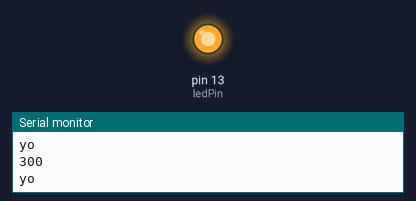
Recording of a sketch running on a simulated Arduino Uno, built with avr-gcc and run on an emulated ATmega328P. Shown: output pins drawn as LEDs (lit = HIGH), the last lines printed to the serial monitor.

Above: at 0.75 s.
At 36.2 s:
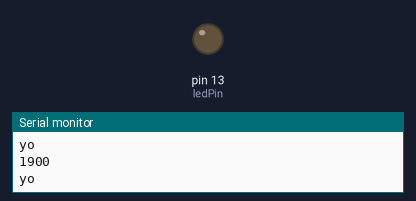
Timing chart, 0 to 39.5 s (numbered marks = the images above):
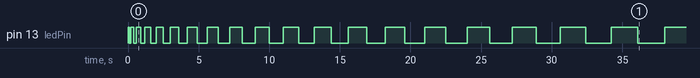

Measured:
- by itself, pin 13 (ledPin): LOW → HIGH at 0.00 s, → LOW 0.10 s later, → HIGH 0.10 s later, → LOW 0.20 s later, … (39 changes in this stretch)

The sketch:

3-03.ino
```cpp
//3-02 sketch
int ledPin = 13;
int delayPeriod = 100;

void setup(){
    pinMode(ledPin, OUTPUT);
    Serial.begin(9600);
    Serial.println("start");

}

void loop(){
    digitalWrite(ledPin, HIGH);
    delay(delayPeriod);
    digitalWrite(ledPin, LOW);
    delay(delayPeriod);
    delayPeriod = delayPeriod + 100;
    Serial.println(delayPeriod);
    Serial.println("yo");
}
    
```
